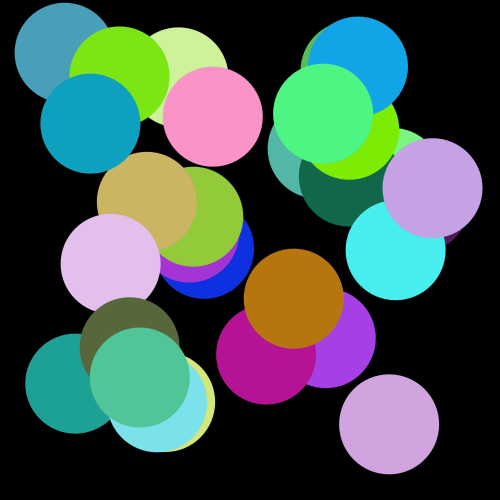
Frame 1 (no input)
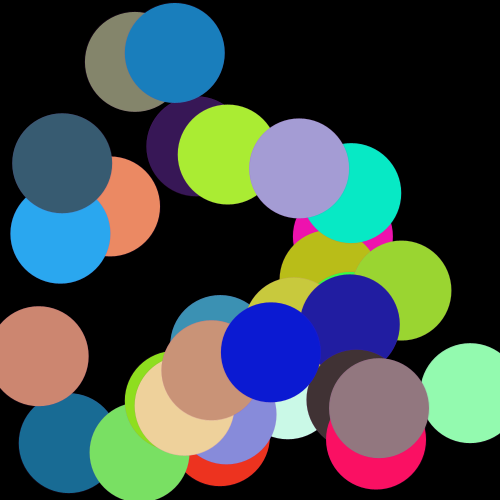
Frame 60 (the mouse pressed at the canvas centre just before this capture)
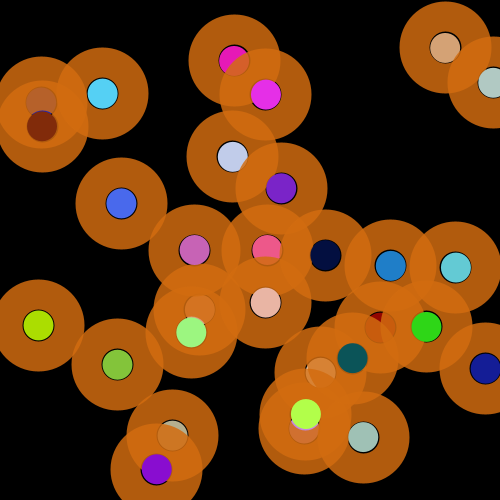
Frame 120 (the mouse held since frame 60 and released just before this capture)

The Processing sketch that drew these frames (run headless with seeded random() and noise(); from frame 60 on, the mouse is pressed at the canvas centre):

// Processing sketch: processing_184486
// ── processing_184486.pde

int num = 30;
float [] velocitatX = new float[num];
float [] velocitatY = new float[num];
float [] posicioX = new float[num];
float [] posicioY = new float[num];
float[] mida = new float[num];


 
void setup () {
  
   size (500,500);
 
   for (int i=0; i<num; i++) {
    mida[i] = 100;
    posicioX[i] = random(mida[i]/2, width-mida[i]/2);
    posicioY[i] = random(mida[i]/2, height-mida[i]/2);
    velocitatX[i] = random(-10,10);
    velocitatY[i] = random(-10,10);  
  }
}
 
 
void draw () {
  
  background(0);
  strokeWeight(mouseY/8+mouseX/8);
  stroke(random(255),random(255),random(255),random(255)); 
   
   for (int i=0; i<num; i++) {
   
    posicioX[i] += velocitatX[i];
    posicioY[i] += velocitatY[i];
   

 if (posicioX[i]<0+mida[i]/4 || posicioX[i]>width-mida[i]/4) {
      velocitatX[i] = -velocitatX[i];
    }
    
 if (posicioY[i]<0+mida[i]/4 || posicioY[i]>height-mida[i]/4) {
      velocitatY[i] = -velocitatY[i];
    } 
    
    fill (random (255), random (255), random(255));
    ellipse(posicioX[i], posicioY[i], mida[i], mida[i]);
  }
  
}
  
void mousePressed() {
  for (int i=0; i<num; i++) {
    posicioX[i] = mouseX;
    posicioY[i] = mouseY;
    mida[i] = 30;
  }
}
